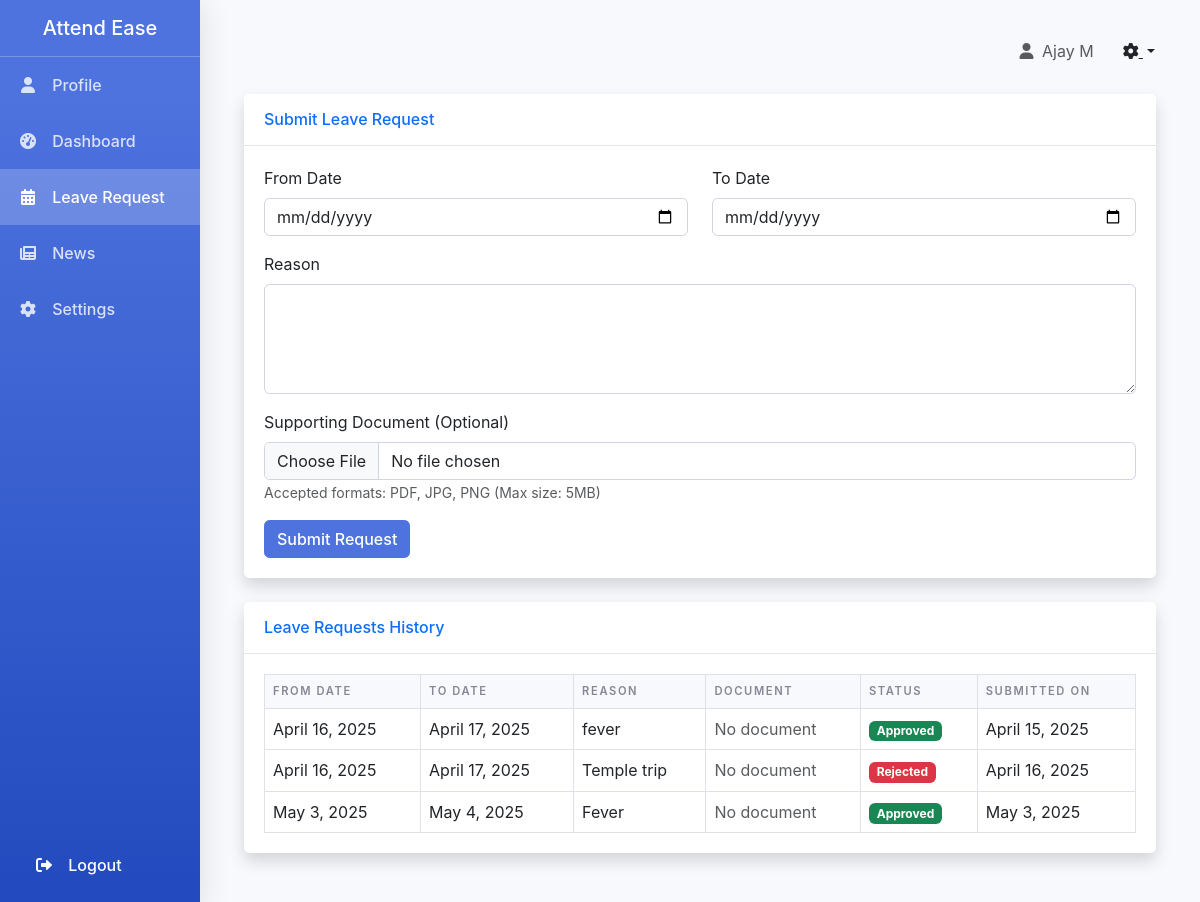
The app's page /admin-panel/admin-panel/student/leave-request/ (signed in) with its own data.
### attendance_core/models.py (models this page shows)
class LeaveRequest(models.Model):
    STATUS_CHOICES = [
        ('PENDING', 'Pending'),
        ('APPROVED', 'Approved'),
        ('REJECTED', 'Rejected'),
    ]
    student = models.ForeignKey(StudentProfile, on_delete=models.CASCADE)
    from_date = models.DateField()
    to_date = models.DateField()
    reason = models.TextField()
    document = models.FileField(upload_to='leave_documents/', null=True, blank=True)
    status = models.CharField(max_length=10, choices=STATUS_CHOICES, default='PENDING')
    created_at = models.DateTimeField(auto_now_add=True)
    updated_at = models.DateTimeField(auto_now=True)

### attendance_core/views.py (the view)
# urls.py: path('admin-panel/student/leave-request/', views.student_leave_request, name='student_leave_request'),
@login_required
@user_passes_test(is_student)
def student_leave_request(request):
    if request.method == 'POST':
        form = LeaveRequestForm(request.POST, request.FILES)
        if form.is_valid():
            leave_request = form.save(commit=False)
            leave_request.student = request.user.student_profile
            leave_request.save()
            messages.success(request, 'Leave request submitted successfully')
            return redirect('student_leave_request')
    else:
        form = LeaveRequestForm()
    leave_requests = LeaveRequest.objects.filter(student=request.user.student_profile)
    return render(request, 'attendance_core/student/leave_request.html', {
        'form': form,
        'leave_requests': leave_requests
    })

### attendance_core/forms.py
class LeaveRequestForm(forms.ModelForm):
    class Meta:
        model = LeaveRequest
        fields = ['from_date', 'to_date', 'reason', 'document']
        widgets = {
            'from_date': forms.DateInput(attrs={'type': 'date'}),
            'to_date': forms.DateInput(attrs={'type': 'date'}),
            'reason': forms.Textarea(attrs={'rows': 4}),
            'document': forms.FileInput(attrs={'accept': '.pdf,.jpg,.jpeg,.png'})
        }

### attendance_core/views.py (called while the page is built)
def is_student(user):
    return user.is_authenticated and hasattr(user, 'student_profile')

### attendance_core/templates/attendance_core/student/leave_request.html (shortened to what this page needs)
{% extends 'attendance_core/base.html' %}
{% load static %}
{% block content %}
<div class="container-fluid">
    <div class="row">
        <div class="col-12">
            <div class="card shadow mb-4">
                <div class="card-header py-3 d-flex justify-content-between align-items-center">
                    <h6 class="m-0 font-weight-bold text-primary">Submit Leave Request</h6>
                </div>
                <div class="card-body">
                    <form method="post" enctype="multipart/form-data">
                        <div class="row">
                            <div class="col-md-6">
                                <div class="mb-3">
                                    <label for="id_from_date" class="form-label">From Date</label>
                                    <input type="date" class="form-control" id="id_from_date" name="from_date" required>
                                </div>
                            </div>
                            <div class="col-md-6">
                                <div class="mb-3">
                                    <label for="id_to_date" class="form-label">To Date</label>
                                    <input type="date" class="form-control" id="id_to_date" name="to_date" required>
                                </div>
                            </div>
                        </div>
                        <div class="mb-3">
                            <label for="id_reason" class="form-label">Reason</label>
                            <textarea class="form-control" id="id_reason" name="reason" rows="4" required></textarea>
                        </div>
                        <div class="mb-3">
                            <label for="id_document" class="form-label">Supporting Document (Optional)</label>
                            <input type="file" class="form-control" id="id_document" name="document" accept=".pdf,.jpg,.jpeg,.png">
                            <small class="text-muted">Accepted formats: PDF, JPG, PNG (Max size: 5MB)</small>
                        </div>
                        <button type="submit" class="btn btn-primary">Submit Request</button>
                    </form>
                </div>
            </div>
            <div class="card shadow mb-4">
                <div class="card-header py-3">
                    <h6 class="m-0 font-weight-bold text-primary">Leave Requests History</h6>
                </div>
                <div class="card-body">
                    <div class="table-responsive">
                        <table class="table table-bordered" id="leaveHistoryTable" width="100%" cellspacing="0">
                            <thead>
                                <tr>
                                    <th>From Date</th>
                                    <th>To Date</th>
                                    <th>Reason</th>
                                    <th>Document</th>
                                    <th>Status</th>
                                    <th>Submitted On</th>
                                </tr>
                            </thead>
                            <tbody>
                                {% for request in leave_requests %}
                                <tr>
                                    <td>{{ request.from_date|date:"F j, Y" }}</td>
                                    <td>{{ request.to_date|date:"F j, Y" }}</td>
                                    <td>{{ request.reason|truncatewords:10 }}</td>
                                    <td>
                                        {% if request.document %}
                                            <a href="{{ request.document.url }}" class="btn btn-sm btn-outline-primary" target="_blank">
                                                <i class="fas fa-file-alt"></i> View
                                            </a>
                                        {% else %}
                                            <span class="text-muted">No document</span>
                                        {% endif %}
                                    </td>
                                    <td>
                                        {% if request.status == 'PENDING' %}
                                            <span class="badge bg-warning">Pending</span>
                                        {% elif request.status == 'APPROVED' %}
                                            <span class="badge bg-success">Approved</span>
                                        {% else %}
                                            <span class="badge bg-danger">Rejected</span>
                                        {% endif %}
                                    </td>
                                    <td>{{ request.created_at|date:"F j, Y" }}</td>
                                </tr>
                                {% endfor %}
                            </tbody>
                        </table>
                    </div>
                </div>
            </div>
        </div>
    </div>
</div>
{% endblock %}

### attendance_core/templates/attendance_core/base.html (shortened to what this page needs)
<!DOCTYPE html>
<html lang="en">
<head>
    <link href="https://cdn.jsdelivr.net/npm/bootstrap@5.3.0/dist/css/bootstrap.min.css" rel="stylesheet">
    <link href="https://cdnjs.cloudflare.com/ajax/libs/font-awesome/6.0.0/css/all.min.css" rel="stylesheet">
</head>
<body>
    <div class="container-fluid">
        <div class="row">
            <div class="col-md-3 col-lg-2 sidebar">
                <div class="d-flex flex-column h-100">
                    <div class="p-3 text-center">
                        <h5 class="text-white mb-0">Attend Ease</h5>
                    </div>
                    <hr class="border-light my-0">
                    {% if user.is_staff %}
                        <div class="d-flex flex-column">
                            <a href="{% url 'admin_profile' %}" class="nav-link {% if request.resolver_match.url_name == 'admin_profile' %}active{% endif %}">
                                <i class="fas fa-user"></i> Profile
                            </a>
                            <a href="{% url 'admin_dashboard' %}" class="nav-link {% if request.resolver_match.url_name == 'admin_dashboard' %}active{% endif %}">
                                <i class="fas fa-tachometer-alt"></i> Dashboard
                            </a>
                            <a href="{% url 'student_management' %}" class="nav-link {% if request.resolver_match.url_name == 'student_management' %}active{% endif %}">
                                <i class="fas fa-users"></i> Students
                            </a>
                            <a href="{% url 'mark_attendance' %}" class="nav-link {% if request.resolver_match.url_name == 'mark_attendance' %}active{% endif %}">
                                <i class="fas fa-check-square"></i> Mark Attendance
                            </a>
                            <a href="{% url 'attendance_analytics' %}" class="nav-link {% if request.resolver_match.url_name == 'attendance_analytics' %}active{% endif %}">
                                <i class="fas fa-chart-bar"></i> Analytics
                            </a>
                            <a href="{% url 'manage_news' %}" class="nav-link {% if request.resolver_match.url_name == 'manage_news' %}active{% endif %}">
                                <i class="fas fa-newspaper"></i> News
                            </a>
                            <a href="{% url 'manage_leave_requests' %}" class="nav-link {% if request.resolver_match.url_name == 'manage_leave_requests' %}active{% endif %}">
                                <i class="fas fa-calendar-alt"></i> Leave Requests
                            </a>
                            <a href="{% url 'admin_settings' %}" class="nav-link {% if request.resolver_match.url_name == 'admin_settings' %}active{% endif %}">
                                <i class="fas fa-cog"></i> Settings
                            </a>
                        </div>
                    {% else %}
                        <div class="d-flex flex-column">
                            <a href="{% url 'student_profile' %}" class="nav-link {% if request.resolver_match.url_name == 'student_profile' %}active{% endif %}">
                                <i class="fas fa-user"></i> Profile
                            </a>
                            <a href="{% url 'student_dashboard' %}" class="nav-link {% if request.resolver_match.url_name == 'student_dashboard' %}active{% endif %}">
                                <i class="fas fa-tachometer-alt"></i> Dashboard
                            </a>
                            <a href="{% url 'student_leave_request' %}" class="nav-link {% if request.resolver_match.url_name == 'student_leave_request' %}active{% endif %}">
                                <i class="fas fa-calendar-alt"></i> Leave Request
                            </a>
                            <a href="{% url 'student_news' %}" class="nav-link {% if request.resolver_match.url_name == 'student_news' %}active{% endif %}">
                                <i class="fas fa-newspaper"></i> News
                            </a>
                            <a href="{% url 'student_settings' %}" class="nav-link {% if request.resolver_match.url_name == 'student_settings' %}active{% endif %}">
                                <i class="fas fa-cog"></i> Settings
                            </a>
                        </div>
                    {% endif %}
                    <div class="mt-auto p-3">
                        <a href="{% url 'logout' %}" class="nav-link text-white">
                            <i class="fas fa-sign-out-alt"></i> Logout
                        </a>
                    </div>
                </div>
            </div>
            <div class="col-md-9 col-lg-10 main-content">
                <div class="d-flex justify-content-between align-items-center mb-4">
                    <div class="d-flex align-items-center">
                        <span class="me-3 text-muted">
                            <i class="fas fa-user me-1"></i>
                            {{ user.get_full_name|default:user.username }}
                        </span>
                        <div class="dropdown">
                            <button class="btn btn-link text-dark dropdown-toggle" type="button" id="userDropdown" data-bs-toggle="dropdown" aria-expanded="false">
                                <i class="fas fa-cog"></i>
                            </button>
                        </div>
                    </div>
                </div>
                {% block content %}{% endblock %}
            </div>
        </div>
    </div>
</body>
</html>

### attendance_core/templates/attendance_core/base.html (style rules this page uses)
:root { --primary-color: #4e73df; --secondary-color: #858796; --success-color: #1cc88a; --info-color: #36b9cc; --warning-color: #f6c23e; --danger-color: #e74a3b; --light-color: #f8f9fc; --dark-color: #5a5c69; }
body { background-color: #f8f9fc; font-family: 'Nunito', -apple-system, BlinkMacSystemFont, "Segoe UI", Roboto, "Helvetica Neue", Arial, sans-serif; }
.sidebar { background: linear-gradient(180deg, var(--primary-color) 10%, #224abe 100%); min-height: 100vh; padding: 0; box-shadow: 0 0.15rem 1.75rem 0 rgba(58, 59, 69, 0.15); }
.sidebar .nav-link { color: rgba(255, 255, 255, 0.8); padding: 1rem; font-weight: 500; transition: all 0.3s; }
.sidebar .nav-link.active { color: #fff; background: rgba(255, 255, 255, 0.2); }
.sidebar .nav-link i { margin-right: 0.5rem; width: 1.5rem; text-align: center; }
.main-content { padding: 2rem; }
.card { border: none; border-radius: 0.35rem; box-shadow: 0 0.15rem 1.75rem 0 rgba(58, 59, 69, 0.15); margin-bottom: 1.5rem; }
.card-header { background-color: #fff; border-bottom: 1px solid #e3e6f0; padding: 1rem 1.25rem; }
.card-body { padding: 1.25rem; }
.btn { border-radius: 0.35rem; padding: 0.375rem 0.75rem; font-weight: 500; transition: all 0.3s; }
.btn-primary { background-color: var(--primary-color); border-color: var(--primary-color); }
.table { margin-bottom: 0; }
.table th { border-top: none; background-color: #f8f9fc; color: var(--secondary-color); font-weight: 600; text-transform: uppercase; font-size: 0.7rem; letter-spacing: 0.1rem; }
.table td { vertical-align: middle; }
.form-control { border-radius: 0.35rem; border: 1px solid #d1d3e2; }

### records on screen
LeaveRequest: from_date "April 16, 2025", to_date "April 17, 2025", reason "fever", shows "No document", status "Approved", created_at "April 15, 2025"
LeaveRequest: from_date "April 16, 2025", to_date "April 17, 2025", reason "Temple trip", shows "No document", status "Rejected", created_at "April 16, 2025"
LeaveRequest: from_date "May 3, 2025", to_date "May 4, 2025", reason "Fever", shows "No document", status "Approved", created_at "May 3, 2025"

### other values on screen
{{ user.get_full_name|default:user.username }} "Ajay M"
